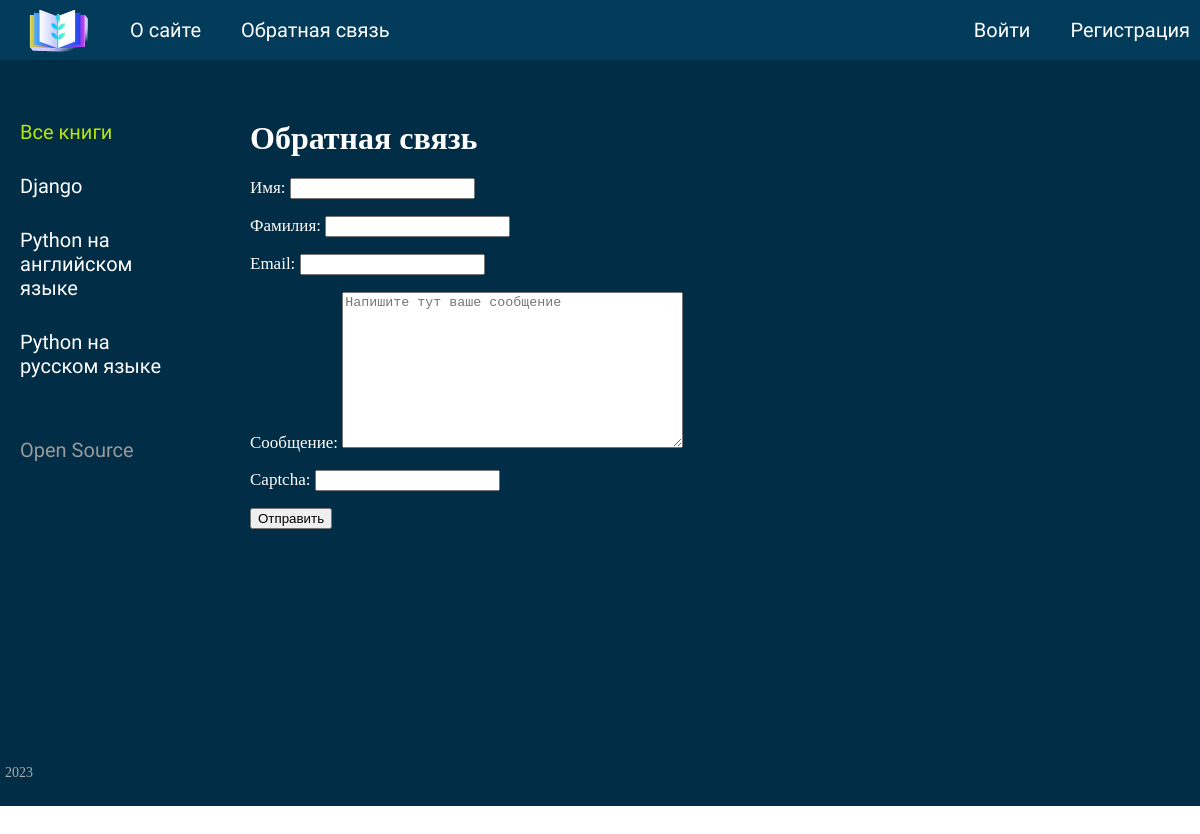
Page /contact/ on the committed database.
### luna/models.py (models this page shows, shortened)
class Category(models.Model):
    name = models.CharField(max_length=80, db_index=True, verbose_name='Категория')
    slug = models.SlugField(max_length=255, unique=True, db_index=True, verbose_name='URL')
    def get_absolute_url(self):
        return reverse('category', kwargs={'cat_slug': self.slug})

### luna/views.py (the view, shortened to what this page needs)
# urls.py: path('contact/', ContactFormView.as_view(), name='contact'),
class ContactFormView(DataMixin, CreateView):
    form_class = ContactForm
    template_name = 'luna/contact.html'
    success_url = reverse_lazy('success')
    def get_context_data(self, *, object_list=None, **kwargs):
        context = super().get_context_data(**kwargs)
        c_def = self.get_user_contex(title='Обратная связь')
        return dict(list(context.items()) + list(c_def.items()))

### luna/forms.py
class ContactForm(forms.ModelForm):
    captcha = CaptchaField()
    def __init__(self, *args, **kwargs):
        super().__init__(*args, **kwargs)
    class Meta:
        model = Contact
        fields = ['first_name', 'last_name', 'email', 'message']
        widgets = {'message': Textarea(attrs={'placeholder': 'Напишите тут ваше сообщение'})}

### luna/utils.py (called while the page is built)
    def get_user_contex(self, **kqargs):
        context = kqargs
        cats = Category.objects.annotate(Count('post'))
        user_menu = menu.copy()
        if not self.request.user.is_authenticated:
            user_menu.pop(1)
        context['menu'] = user_menu
        context['cats'] = cats
        if 'cat_selected' not in context:
            context['cat_selected'] = 0
        return context

### luna/templates/luna/contact.html (shortened to what this page needs)
{% extends 'luna/default.html' %}
{% block content %}
<h1>{{ title }}</h1>
<form action="{% url 'contact' %}" method="post">
    {{ form.as_p }}
    <button type="submit">Отправить</button>
</form>
{% endblock %}

### luna/templates/luna/default.html (shortened to what this page needs)
{%  load static socialaccount account %}
{% load custom_tags %}
<!DOCTYPE html>
<head>
    <link type="text/css" href="{% static 'luna/css/styles.css' %}" rel="stylesheet" />
</head>
<body>
<table class="table-page" border=0 cellpadding="0" cellspacing="0">
<tr><td valign=top>
{% block mainmenu %}
        <div class="header">
            <ul id="mainmenu" class="mainmenu">
            <li class="logo"><a href="{% url 'home' %}"><div class="logo"></div></a></li>
{% for m in menu %}
			<li><a href="{% url m.url_name %}">{{m.title}}</a></li>
{% endfor %}
				{% if request.user.is_authenticated %}
				<li class="last"> {{user.username}}</li>
                    <li class="last"><a href="{% url 'logout' %}">Выйти</a></li>
				{% else %}
				<li class="last"><a href="{% url 'register' %}">Регистрация</a></li>
                    <li class="last"><a href="{% url 'login' %}">Войти</a></li>
				{% endif %}
			</ul>
		</div>
{% endblock mainmenu %}
<table class="table-content" border=0 cellpadding="0" cellspacing="0">
<tr>
	<td valign="top" class="left-chapters">
	<ul id="leftchapters">
{% if cat_selected == 0 %}
        <li class="selected">Все книги</li>
{% else %}
        <li><a href="{% url 'home' %}">Все книги</a></li>
{% endif %}
{% for c in cats %}
    {% if c.post__count > 0 %}
        {% if c.pk == cat_selected %}
            <li class="selected">{{ c.name }}</li>
        {% else %}
            <li><a href="{{ c.get_absolute_url }}">{{ c.name }}</a> </li>
        {% endif %}
    {% endif %}
{% endfor %}
		<li class="share">
		<p>Open Source</p>
		<a class="share-yt" href="https://github.com/DmitryZZZZZZ/luna_books" target="_blank" rel="nofollow"></a>
		</li>
	</ul>
</td>
<td valign="top" class="content">
	<div class="content-text">
{% block content %}
{% endblock %}
	</div>
</td></tr></table>
</td></tr>
<tr><td valign=top>
	<div id="footer">
		<p>2023</p>
	</div>
</td></tr></table>
</body>
</html>

### luna/static/luna/css/styles.css (style rules this page uses)
html, body { font-family: 'Oswald'; margin: 0; padding: 0; height: 100%; width: 100%; color: #444; }
a { color: #0059b2; text-decoration: none; }
.table-page { width: 100%; height: 100%; vertical-align: top; }
.table-page tr { height: 100%; }
.header { background: #033b5b; height: 60px; }
.logo { background: url('../images/logo8.png') no-repeat 0px -27px; width: 100px; height: 100px; }
ul.mainmenu { list-style: none; margin: 0; padding: 0; height: 60px; color: #2b4c99; font-size: 20px; overflow: hidden; }
ul.mainmenu li { float: left; margin: 18px 10px 0 30px; }
ul.mainmenu li.logo { margin: 0; }
ul.mainmenu li.last { float: right; color: #b8e50d }
ul.mainmenu li a { color: #ffffff; text-decoration: none; }
.table-content { width: 100%; min-height: 100%; height: 100%; background-color: #022d46;: ; }
.left-chapters { margin: 0; background: #022d46; min-height: 100%; }
.left-chapters ul { width: 150px; min-height: 100%; margin: 0; padding: 30px 10px 10px 20px; list-style: none; font-size: 20px; }
.left-chapters ul li { margin: 30px 0 0 0; color: #999; }
.left-chapters ul li.selected { color: #b8e50d; }
.left-chapters ul li a { color: #ffffff; text-decoration: none; }
.left-chapters ul li.share { margin: 60px 0 0 0; }
.left-chapters ul li.share p { margin: 30px 0 30px 0; }
.left-chapters ul li.share a { display: inline-block; width: 40px; height: 40px; margin: 0 20px 0 0px; }
.left-chapters ul li.share a.share-yt { width: 100%; height: 80px; background: url('../images/git.png') no-repeat 0 0 }
.content { padding: 0px 20px 20px 40px; width: 100%; box-sizing: border-box; }
.content-text { margin: 60px 0 0 30px; color: #ffffff; font-size: 17px; font-family: 'Oriya MN'; }
.content-text h1 { font-size: 32px; }
#footer { box-sizing: border-box; background: #022d46; padding: 5px; color: #aaa; font-size: 14px; font-family: 'Oriya MN'; text-align: -webkit-left; overflow: hidden; }

### rows in the picture
Category: name "Django"
Category: name "Python на английском языке"
Category: name "Python на русском языке"

### other values in the picture
{{ m.title }} "О сайте" "Обратная связь"
{{ title }} "Обратная связь"
